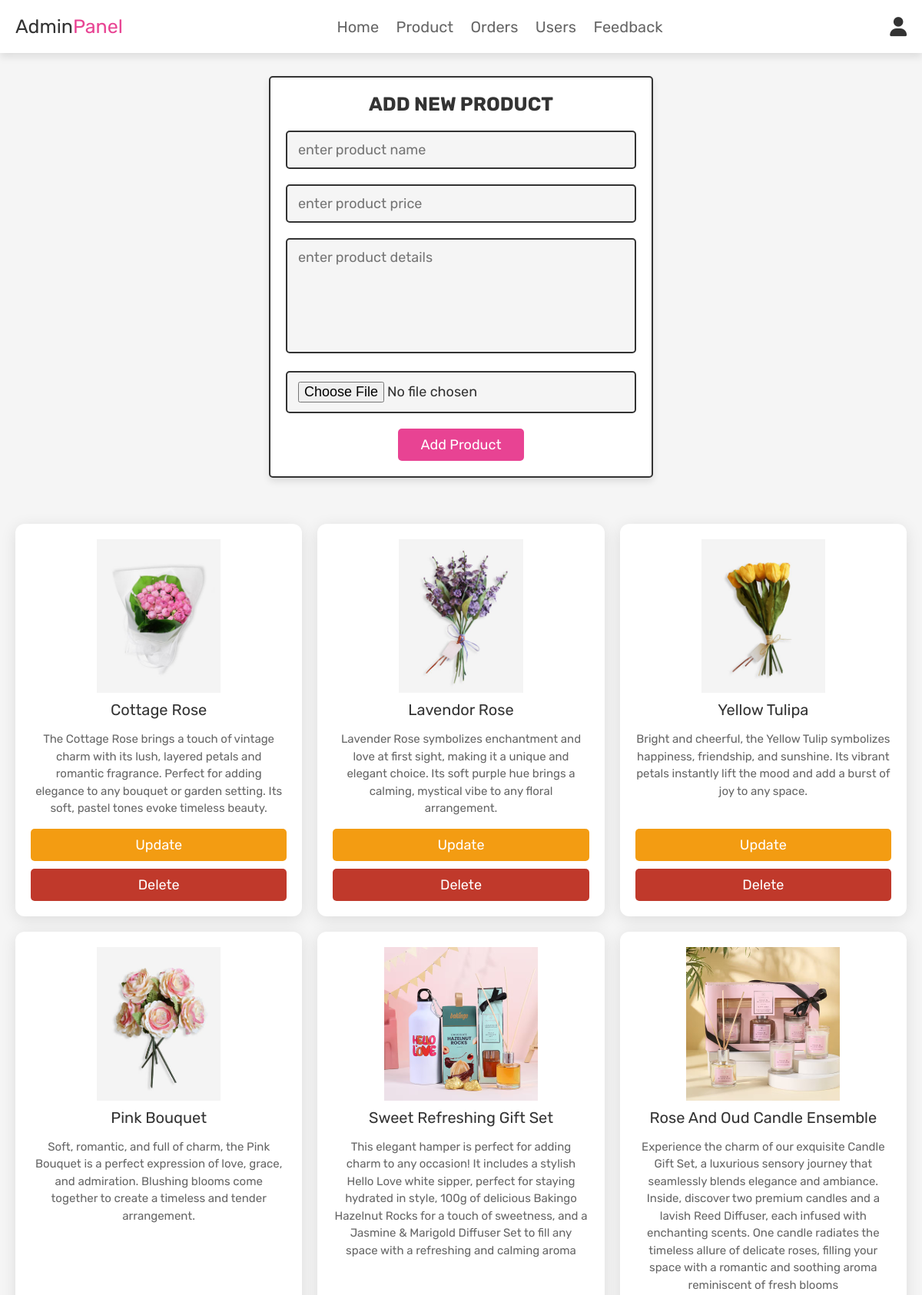
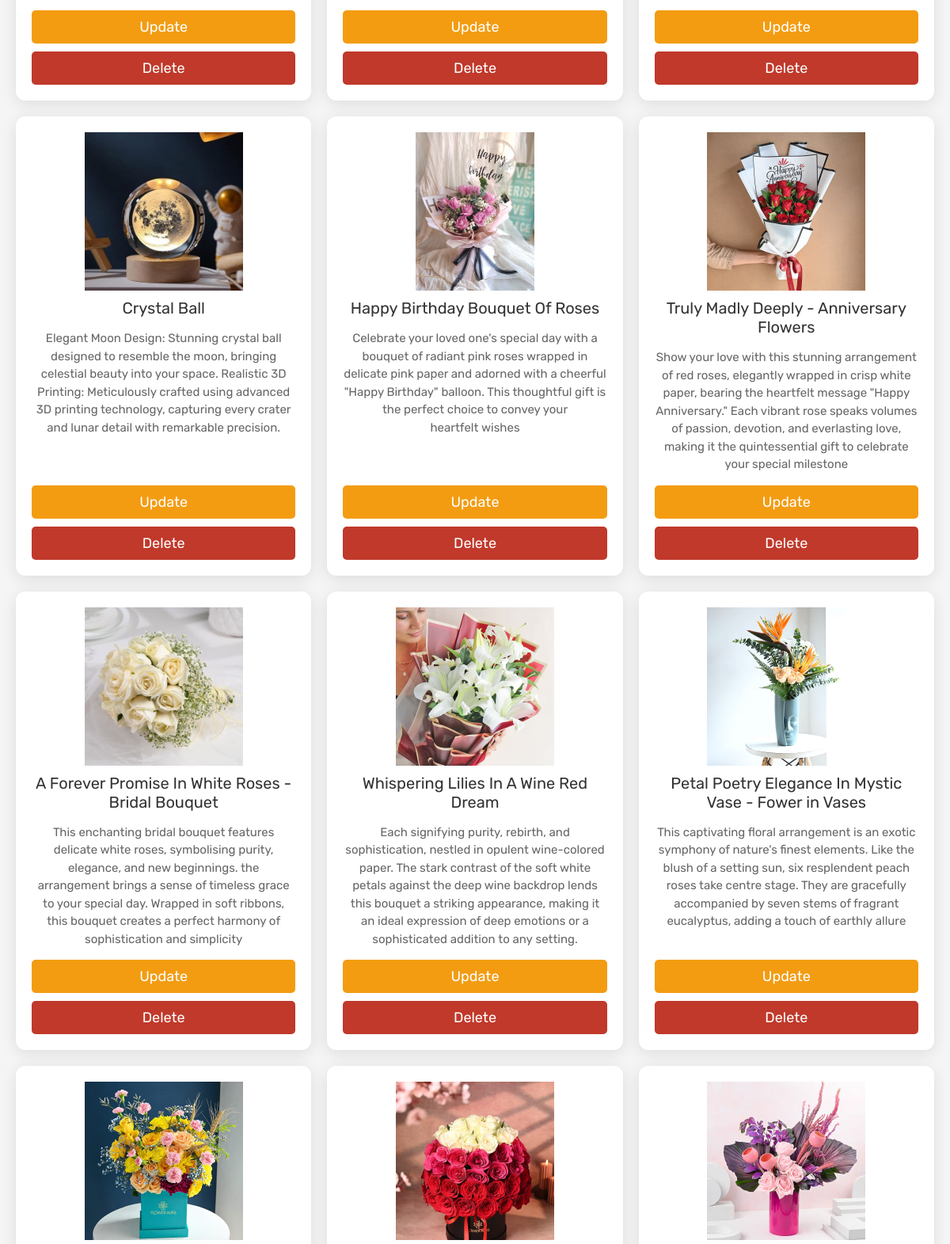
/Admin/admin_products.php (signed in, upper part), run on the app's committed database (2 pictures, top to bottom).
### tables this page shows
CREATE TABLE `products` (
  `id` int(100) NOT NULL,
  `name` varchar(100) NOT NULL,
  `details` varchar(500) NOT NULL,
  `price` int(100) NOT NULL,
  `image` varchar(100) NOT NULL
);

### Admin/admin_products.php (the view, shortened to what this page needs)
<?php
@include '../config.php';
?>
<!DOCTYPE html>
<html lang="en">
<head>
   <link rel="stylesheet" href="https://cdnjs.cloudflare.com/ajax/libs/font-awesome/6.0.0/css/all.min.css">
   <link rel="stylesheet" href="../css/admin_style.css">
</head>
<body>
<?php @include 'admin_header.php'; ?>
<section class="add-products">
   <form action="" method="POST" enctype="multipart/form-data">
      <h3>add new product</h3>
      <input type="text" class="box" required placeholder="enter product name" name="name">
      <input type="number" min="0" class="box" required placeholder="enter product price" name="price">
      <textarea name="details" class="box" required placeholder="enter product details" cols="30" rows="10"></textarea>
      <input type="file" accept="image/jpg, image/jpeg, image/png" required class="box" name="image">
      <input type="submit" value="add product" name="add_product" class="btn">
   </form>
</section>
<section class="show-products">
   <div class="box-container">
      <?php
         $select_products = mysqli_query($conn, "SELECT * FROM `products`") or die('query failed');
         if(mysqli_num_rows($select_products) > 0){
            while($fetch_products = mysqli_fetch_assoc($select_products)){
      ?>
      <div class="box">
         <div class="price"><i class="fa fa-rupee">. </i><?php echo $fetch_products['price']; ?>/-</div>
         <img class="image" src="../uploaded_img/<?php echo $fetch_products['image']; ?>" alt="">
         <div class="name"><?php echo $fetch_products['name']; ?></div>
         <div class="details"><?php echo $fetch_products['details']; ?></div>
         <a href="admin_update_product.php?update=<?php echo $fetch_products['id']; ?>" class="option-btn">update</a>
         <a href="admin_products.php?delete=<?php echo $fetch_products['id']; ?>" class="delete-btn" onclick="return confirm('delete this product?');">delete</a>
      </div>
      <?php
         }
      }else{
         echo '<p class="empty">no products added yet!</p>';
      }
      ?>
   </div>
</section>
</body>
</html>

### css/admin_style.css (style rules this page uses)
:root { --pink:#e84393; --red:#c0392b; --orange:#f39c12; --black:#333; --white:#fff; --light-color:#666; --light-white:#ccc; --light-bg:#f5f5f5; --border:.2rem solid var(--black); --box-shadow:0 .5rem 1rem rgba(0,0,0,.1); }
* { font-family: 'Rubik', sans-serif; margin:0; padding:0; box-sizing: border-box; outline: none; border:none; text-decoration: none; transition:all .2s linear; }
html { font-size: 62.5%; overflow-x: hidden; scroll-behavior: smooth; scroll-padding-top: 6.5rem; }
body { background: var(--light-bg); }
section { padding:3rem 2rem; }
.btn, .delete-btn, .option-btn { display: inline-block; border-radius: .5rem; margin-top: 1rem; font-size: 1.8rem; color:var(--white); cursor: pointer; padding:1rem 3rem; text-transform: capitalize; }
.btn { background-color: var(--pink); }
.delete-btn { background-color: var(--red); }
.option-btn { background-color: var(--orange); }
.add-products form { max-width: 50rem; border-radius: .5rem; background-color: var(--white); border:var(--border); padding:2rem; text-align: center; margin:0 auto; box-shadow: var(--box-shadow); }
.add-products form h3 { font-size: 2.5rem; text-transform: uppercase; color:var(--black); margin-bottom: 1rem; }
.add-products form .box { width: 100%; margin:1rem 0; font-size: 1.8rem; color:var(--black); border-radius: .5rem; background-color: var(--light-bg); padding:1.2rem 1.4rem; border:var(--border); }
.add-products form textarea { height: 15rem; resize: none; }
.show-products .box-container { display: grid; grid-template-columns: repeat(auto-fill, minmax(300px, 1fr)); gap: 2rem; align-items: stretch; max-width: 1200px; justify-content: center; margin: 0 auto; }
.show-products .box-container .box { text-align: center; display: flex; flex-direction: column; justify-content: space-between; height: 100%; padding: 2rem; background: #fff; border-radius: 1.2rem; box-shadow: 0 4px 20px rgba(0, 0, 0, 0.1); transition: transform 0.2s ease, box-shadow 0.3s ease; }
.show-products .box-container .box .image { height: 20rem; display: block; margin: 0 auto; }
.show-products .box-container .box .price { background-color: var(--pink); position: absolute; top:1rem; left:1rem; border-radius: .5rem; color:var(--white); padding:1rem; font-size: 2rem; }
.show-products .box-container .box .name { margin:1rem 0; font-size: 2rem; color:var(--black); }
.show-products .box-container .box .details { line-height: 1.5; color:var(--light-color); font-size: 1.5rem; padding:.5rem 0; flex-grow: 1; }

### data on the page
products: image (picture), name "Cottage Rose", details "The Cottage Rose brings a touch of vintage charm with its lush, layered petals and romantic fragrance. Perfect for adding elegance to any bouquet or garden setting. Its soft, pastel tones evoke timeless beauty."
products: image (picture), name "Lavendor Rose", details "Lavender Rose symbolizes enchantment and love at first sight, making it a unique and elegant choice. Its soft purple hue brings a calming, mystical vibe to any floral arrangement."
products: image (picture), name "Yellow Tulipa", details "Bright and cheerful, the Yellow Tulip symbolizes happiness, friendship, and sunshine. Its vibrant petals instantly lift the mood and add a burst of joy to any space."
products: image (picture), name "Pink Bouquet", details "Soft, romantic, and full of charm, the Pink Bouquet is a perfect expression of love, grace, and admiration. Blushing blooms come together to create a timeless and tender arrangement."
products: image (picture), name "Sweet Refreshing Gift Set", details "This elegant hamper is perfect for adding charm to any occasion! It includes a stylish Hello Love white sipper, perfect for staying hydrated in style, 100g of delicious Bakingo Hazelnut Rocks for a touch of sweetness, and a Jasmine & Marigold Diffuser Set to fill any space with a refreshing and calming aroma"
products: image (picture), name "Rose And Oud Candle Ensemble", details "Experience the charm of our exquisite Candle Gift Set, a luxurious sensory journey that seamlessly blends elegance and ambiance. Inside, discover two premium candles and a lavish Reed Diffuser, each infused with enchanting scents. One candle radiates the timeless allure of delicate roses, filling your space with a romantic and soothing aroma reminiscent of fresh blooms"
products: image (picture), name "Crystal Ball", details "Elegant Moon Design: Stunning crystal ball designed to resemble the moon, bringing celestial beauty into your space. Realistic 3D Printing: Meticulously crafted using advanced 3D printing technology, capturing every crater and lunar detail with remarkable precision."
products: image (picture), name "Happy Birthday Bouquet Of Roses", details "Celebrate your loved one's special day with a bouquet of radiant pink roses wrapped in delicate pink paper and adorned with a cheerful \"Happy Birthday\" balloon. This thoughtful gift is the perfect choice to convey your heartfelt wishes"
products: image (picture), name "Truly Madly Deeply - Anniversary Flowers", details "Show your love with this stunning arrangement of red roses, elegantly wrapped in crisp white paper, bearing the heartfelt message \"Happy Anniversary.\" Each vibrant rose speaks volumes of passion, devotion, and everlasting love, making it the quintessential gift to celebrate your special milestone"
products: image (picture), name "A Forever Promise In White Roses - Bridal Bouquet", details "This enchanting bridal bouquet features delicate white roses, symbolising purity, elegance, and new beginnings. the arrangement brings a sense of timeless grace to your special day. Wrapped in soft ribbons, this bouquet creates a perfect harmony of sophistication and simplicity"
products: image (picture), name "Whispering Lilies In A Wine Red Dream", details "Each signifying purity, rebirth, and sophistication, nestled in opulent wine-colored paper. The stark contrast of the soft white petals against the deep wine backdrop lends this bouquet a striking appearance, making it an ideal expression of deep emotions or a sophisticated addition to any setting."
products: image (picture), name "Petal Poetry Elegance In Mystic Vase - Fower in Vases", details "This captivating floral arrangement is an exotic symphony of nature's finest elements. Like the blush of a setting sun, six resplendent peach roses take centre stage. They are gracefully accompanied by seven stems of fragrant eucalyptus, adding a touch of earthly allure"
products: image (picture)
products: image (picture)
products: image (picture)
